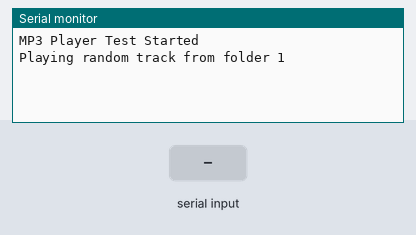
Bench run of a sketch on a simulated Arduino Uno, built with avr-gcc and run on an emulated ATmega328P. Parts: the last lines printed to the serial monitor. The inputs (shaded band) are chosen by the test bench.

Above: at 1.2 s.
1.3 s: "c" received over the second serial link
At 1.9 s:
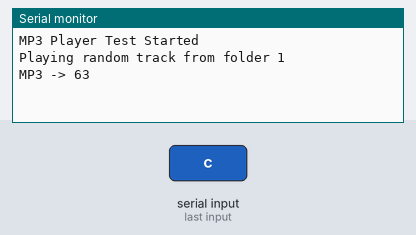
2.8 s: "1" received over the second serial link
At 2.96 s:
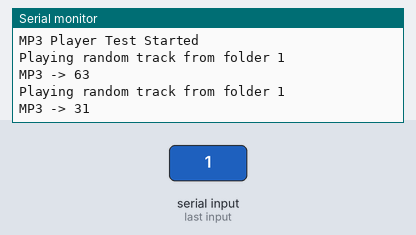

Measured:
- after the input at 1.3 s, the serial monitor: prints a new line at once (image 1)
- after the input at 2.8 s, the serial monitor: prints a new line at once (image 2)

The sketch:

DY-SV5W.ino
```cpp
#include <Arduino.h>
#include <SoftwareSerial.h>
#include "MP3Player.h"

// SoftwareSerial pins for MP3 module
#define MP3_RX 11  // Arduino RX (connect to MP3 TX)
#define MP3_TX 12  // Arduino TX (connect to MP3 RX)

SoftwareSerial mp3Serial(MP3_RX, MP3_TX);

// Global folder variable (simulate tuner input)
int g_currentFolder = 1; // 1-4 valid, 99 = stop

unsigned long lastCheck = 0;

void setup() {
  Serial.begin(9600);
  mp3Serial.begin(9600); // DY-SV5W default baud rate
  Serial.println("MP3 Player Test Started");
}

void loop() {
  // Echo any data from MP3 module to Serial Monitor
  while (mp3Serial.available()) {
    byte incoming = mp3Serial.read();
    Serial.print("MP3 -> ");
    Serial.println(incoming, HEX);
  }

  // Check folder variable every 1 second
  if (millis() - lastCheck >= 1000) {
    lastCheck = millis();

    if (g_currentFolder == 99) {
      Serial.println("Stopping playback...");
      stopPlayback(mp3Serial);
    } else if (g_currentFolder >= 1 && g_currentFolder <= 4) {
      Serial.print("Playing random track from folder ");
      Serial.println(g_currentFolder);
      playRandomInFolder(mp3Serial, g_currentFolder);
    }
  }
}
```

MP3Player.cpp
```cpp
#include "MP3Player.h"

// Basic UART command structure for DY-SV5W:
// Header: 0xAA
// Command byte: varies by function
// Length byte: number of data bytes
// Data bytes: parameters
// Example: Play random in folder -> [0xAA, 0x18, 0x02, folder, 0x00]
// Example: Stop playback -> [0xAA, 0x04, 0x00]

void sendCommand(SoftwareSerial &serial, const byte *cmd, int len) {
  for (int i = 0; i < len; i++) {
    serial.write(cmd[i]);
  }
}

void playRandomInFolder(SoftwareSerial &serial, byte folder) {
  byte cmd[] = {0xAA, 0x18, 0x02, folder, 0x00};
  sendCommand(serial, cmd, sizeof(cmd));
}

void stopPlayback(SoftwareSerial &serial) {
  byte cmd[] = {0xAA, 0x04, 0x00};
  sendCommand(serial, cmd, sizeof(cmd));
}
```

MP3Player.h
```cpp
#ifndef MP3PLAYER_H
#define MP3PLAYER_H

#include <Arduino.h>
#include <SoftwareSerial.h>

// Sends a command to the MP3 module
void sendCommand(SoftwareSerial &serial, const byte *cmd, int len);

// Plays a random track from the specified folder (1-99)
void playRandomInFolder(SoftwareSerial &serial, byte folder);

// Stops playback
void stopPlayback(SoftwareSerial &serial);

#endif
```
